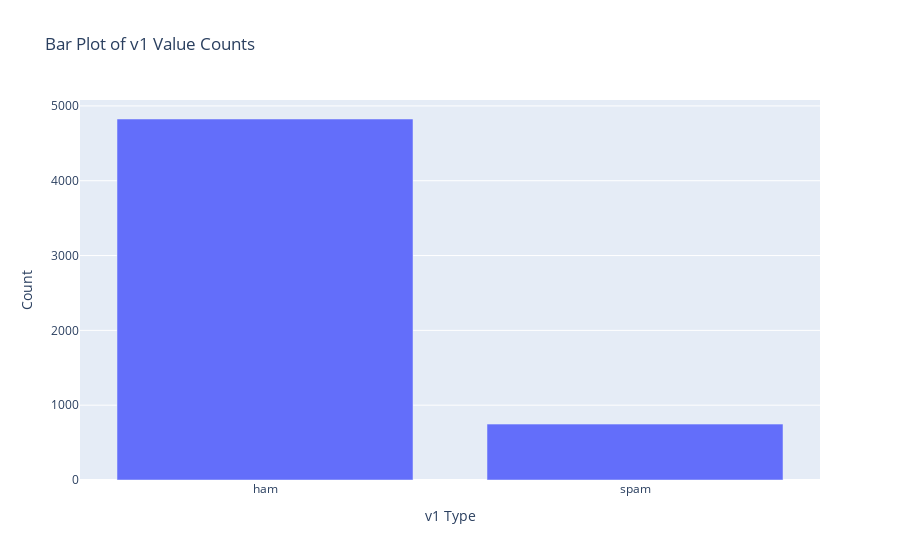

The notebook cell this image was saved under:
### Code cell
value_counts = df['v1'].value_counts()

# Create a Plotly bar plot
fig = px.bar(
    x=value_counts.index,
    y=value_counts.values,
    labels={'x': 'v1 Type', 'y': 'Count'},
    title='Bar Plot of v1 Value Counts'
)

# Show the plot
fig.show()

### Figure 1 — Plotly figure (JSON) as saved in the notebook; plotly's stock layout.template omitted (floating-point values rounded to 4 significant figures)
{"data": [{"alignmentgroup": "True", "hovertemplate": "v1 Type=%{x}<br>Count=%{y}<extra></extra>", "legendgroup": "", "marker": {"color": "#636efa", "pattern": {"shape": ""}}, "name": "", "offsetgroup": "", "orientation": "v", "showlegend": false, "textposition": "auto", "type": "bar", "x": ["ham", "spam"], "xaxis": "x", "y": [4825, 747], "yaxis": "y"}], "layout": {"barmode": "relative", "legend": {"tracegroupgap": 0}, "title": {"text": "Bar Plot of v1 Value Counts"}, "xaxis": {"anchor": "y", "domain": [0, 1], "title": {"text": "v1 Type"}}, "yaxis": {"anchor": "x", "domain": [0, 1], "title": {"text": "Count"}}}}
